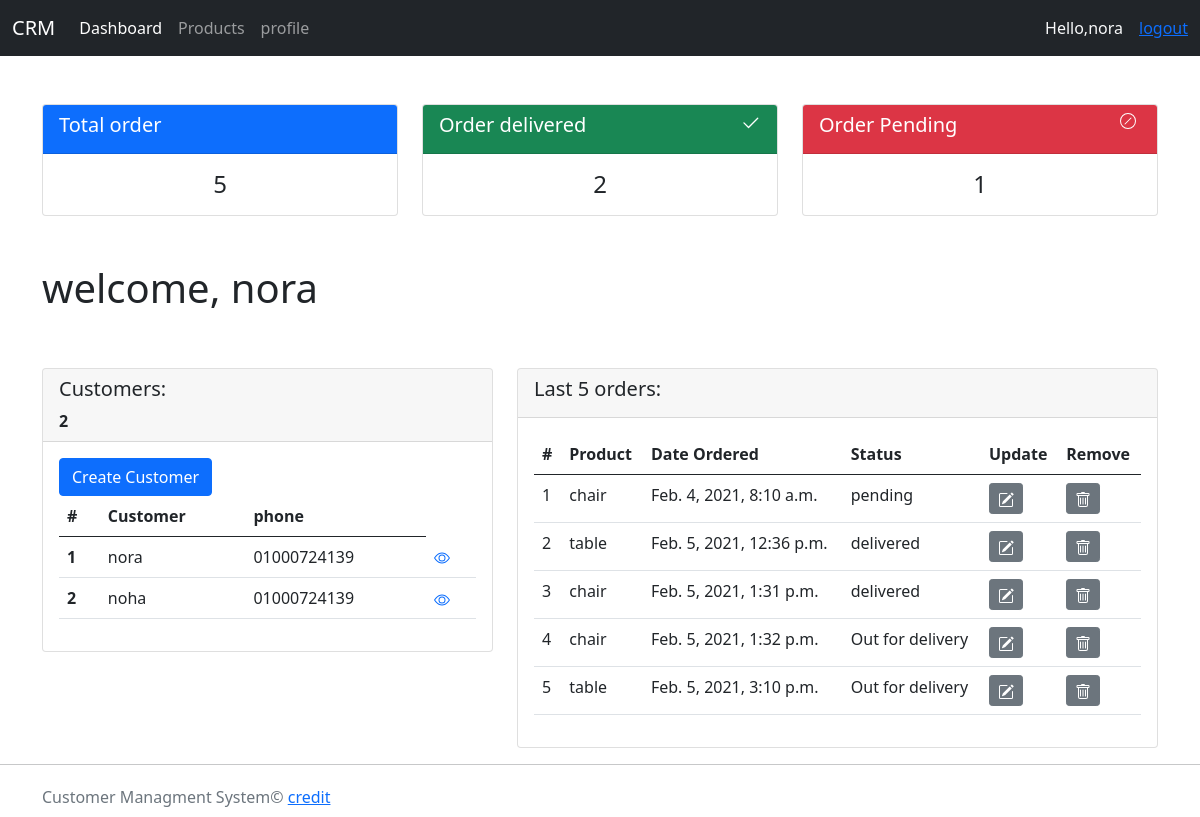
The app's page / (signed in) with its own data.
### accounts/models.py (models this page shows, shortened)
class Customer(models.Model):
    user = models.OneToOneField(User, null=True, on_delete=models.CASCADE)
    name = models.CharField(max_length=200, null=True)
    phone = models.CharField(max_length=200, null=True)
    email = models.CharField(max_length=200, null=True)
    date_created = models.DateTimeField(auto_now_add=True, null=True)

class Order(models.Model):
    STATUS = (
        ('pending', 'pending'),
        ('Out for delivery', 'Out for delivery'),
        ('delivered', 'delivered'),
    )
    customer = models.ForeignKey(
        Customer, null=True, on_delete=models.SET_NULL)
    product = models.ForeignKey(Product, null=True, on_delete=models.SET_NULL)
    status = models.CharField(max_length=200, null=True, choices=STATUS)
    date_created = models.DateTimeField(auto_now_add=True, null=True)

class Product(models.Model):
    CATEGORY = (
        ('Indoor', 'Indoor'),
        ('Out door', 'Out door'),
    )
    name = models.CharField(max_length=200, null=True)
    price = models.FloatField(null=True)
    category = models.CharField(max_length=200, null=True, choices=CATEGORY)
    description = models.CharField(max_length=200, null=True, blank=True)
    tags = models.ManyToManyField(Tag)
    date_created = models.DateTimeField(auto_now_add=True, null=True)
    def __str__(self):
        return self.name

### accounts/decorators.py (the view)
    def wrapper_func(request, *args, **kwargs):
        group = None
        if request.user.groups.exists:
            group = request.user.groups.all()[0].name
            if group == 'customer':
                return redirect('user-page')
            if group == 'admin':
                return view_func(request, *args, **kwargs)

### accounts/views.py (called while the page is built)
@login_required(login_url='login_page')
@admin_only
def home(request):
    if request.user.is_authenticated:
        logedin = True
        print(request.user.is_authenticated)
        groups = request.user.groups.all()
    else:
        logedin = False
    orders = Order.objects.all()
    customers = Customer.objects.all()
    total_customers = customers.count()
    total_orders = orders.count()
    delivered = orders.filter(status='delivered').count()
    pending = orders.filter(status='pending').count()
    context = {
        'orders': orders,
        'customers': customers,
        'total_customers': total_customers,
        'total_orders': total_orders,
        'delivered': delivered,
        'pending': pending,
        'logedin': logedin
    }
    print('home function', groups)
    return render(request, 'accounts/dashboard.html', context)

### accounts/templates/accounts/dashboard.html (shortened to what this page needs)
{%extends 'accounts/main.html'%}
{%block content%}
{% include 'accounts/status.html'%}
<div class="container mt-5">
    <div class="row">
        <h1>welcome, {{user}}</h1>
    </div>
</div>
<div class="container mt-5">
    <div class="row">
        <div class="col-md-5">
            <div class="card">
                <div class="card-header">
                    <h5>Customers:</h5>
                    <strong> {{total_customers}}</strong>
                </div>
                <div class="card-body">
                    <a class="btn btn-primary" href="">Create Customer</a>
                    <table class="table">
                        <thead>
                            <tr>
                                <th scope="col">#</th>
                                <th scope="col">Customer</th>
                                <th scope="col">phone</th>
                            </tr>
                        </thead>
                        <tbody>
                            {%for c in customers %}
                            <tr>
                                <th scope="row">{{c.id}}</th>
                                <td>{{c.name}}</td>
                                <td>{{c.phone}}</td>
                                <td>
                                    <a href="{%url 'customer' c.id%}">
                                    </a>
                                </td>
                            </tr>
                            {%endfor%}
                        </tbody>
                    </table>
                </div>
            </div>
        </div>
        <div class="col-md-7">
            <div class="card">
                <div class="card-header">
                    <h5>Last 5 orders:</h5>
                </div>
                <div class="card-body">
                    <table class="table">
                        <thead>
                            <tr>
                                <th scope="col">#</th>
                                <th scope="col">Product</th>
                                <th scope="col">Date Ordered </th>
                                <th scope="col">Status</th>
                                <th scope="col">Update </th>
                                <th scope="col">Remove</th>
                            </tr>
                        </thead>
                        <tbody>
                            {%for order in orders %}
                            <tr>
                                <td scope="row">{{forloop.counter}}</td>
                                <td>{{order.product}}</td>
                                <td>{{order.date_created}}</td>
                                <td>{{order.status}}</td>
                                <td>
                                    <a class="btn btn-sm btn-secondary" href="{%url 'update_order' order.id%}">
                                    </a>
                                </td>
                                <td>
                                    <a class="btn btn-sm btn-secondary" href="{% url 'delete_order' order.id %}">
                                    </a>
                                </td>
                            </tr>
                            {%endfor%}
                        </tbody>
                    </table>
                </div>
            </div>
        </div>
    </div>
</div>
{%endblock%}

### accounts/templates/accounts/main.html (shortened to what this page needs)
{%load static%}
<!DOCTYPE html>
<html lang="en">
<head>
    <link href="https://cdn.jsdelivr.net/npm/bootstrap@5.0.0-beta1/dist/css/bootstrap.min.css" rel="stylesheet"
>
    <link rel="stylesheet" href="https://cdnjs.cloudflare.com/ajax/libs/font-awesome/5.15.2/css/all.min.css"
 />
    <link rel="stylesheet" href="{%static 'static/style.css'%}">
</head>
<body>
    {% include 'accounts/navbar.html'%}
    {%block content%}
    {%endblock%}
    <hr>
    <footer class="text-muted py-1">
        <div class="container">
            <p class="mb-1">Customer Managment System&copy; <a
                    href="https://www.youtube.com/playlist?list=PL-51WBLyFTg2vW-_6XBoUpE7vpmoR3ztO">credit</a> </p>
        </div>
    </footer>
</body>
</html>

### accounts/templates/accounts/navbar.html (shortened to what this page needs)
<nav class="navbar navbar-expand-lg navbar-dark bg-dark">
    <div class="container-fluid">
        <a class="navbar-brand" href="{% url 'home'%}">CRM</a>
        <div class="collapse navbar-collapse" id="navbarSupportedContent">
            <ul class="navbar-nav me-auto mb-2 mb-lg-0">
                <li class="nav-item">
                    <a class="nav-link active" aria-current="page" href="{% url 'home'%}">Dashboard</a>
                </li>
                {%if request.user.is_staff%}
                <li class="nav-item">
                    <a class="nav-link" href="{% url 'products' %}">Products</a>
                </li>
                {%endif%}
                <li class="nav-item">
                    <a class="nav-link" href="{%url 'user-page'%}">profile</a>
                </li>
            </ul>
            <div class="d-flex text-light">
                {%if logedin%}
                <span class="px-3">Hello,{{request.user}}</span>
                <a href="{% url 'logout' %}">logout</a>
                {%endif%}
            </div>
        </div>
    </div>
</nav>

### accounts/templates/accounts/status.html
{%block content%}
<div class="container mt-5">
    <div class="row">
        <div class="col">
            <div class="card ">
                <div class="card-header bg-primary text-white">
                    <h5 class="card-title">Total order</h5>
                </div>
                <div class="card-body text-center">
                    <h4 class="card-text">{{total_orders}}</h4>
                </div>
            </div>
        </div>
        <div class="col">
            <div class="card">
                <div class="card-header bg-success text-white d-flex justify-content-between">
                    <h5 class="card-title">Order delivered</h5>
                    <svg xmlns="http://www.w3.org/2000/svg" width="21" height="21" fill="currentColor"
                        class="bi bi-check2" viewBox="0 0 16 16">
                        <path
                            d="M13.854 3.646a.5.5 0 0 1 0 .708l-7 7a.5.5 0 0 1-.708 0l-3.5-3.5a.5.5 0 1 1 .708-.708L6.5 10.293l6.646-6.647a.5.5 0 0 1 .708 0z" />
                    </svg>
                </div>
                <div class="card-body text-center">
                    <h4 class="card-text">{{delivered}}</h4>
                </div>
            </div>
        </div>
        <div class="col">
            <div class="card">
                <div class="card-header bg-danger text-white d-flex justify-content-between">
                    <h5 class="card-title">Order Pending</h5>
                    <svg xmlns="http://www.w3.org/2000/svg" width="21" height="21" fill="currentColor"
                        class="bi bi-slash-circle" viewBox="0 0 21 21">
                        <path d="M8 15A7 7 0 1 1 8 1a7 7 0 0 1 0 14zm0 1A8 8 0 1 0 8 0a8 8 0 0 0 0 16z" />
                        <path d="M11.354 4.646a.5.5 0 0 0-.708 0l-6 6a.5.5 0 0 0 .708.708l6-6a.5.5 0 0 0 0-.708z" />
                    </svg>
                </div>
                <div class="card-body text-center">
                    <h4 class="card-text">{{pending}}</h4>
                </div>
            </div>
        </div>
    </div>
</div>
{%endblock%}

### records on screen
Customer: id "1", name "nora", phone "01000724139"
Customer: id "2", name "noha", phone "01000724139"
Order: product "chair", date_created "Feb. 4, 2021, 8:10 a.m.", status "pending"
Order: product "table", date_created "Feb. 5, 2021, 12:36 p.m.", status "delivered"
Order: product "chair", date_created "Feb. 5, 2021, 1:31 p.m.", status "delivered"
Order: product "chair", date_created "Feb. 5, 2021, 1:32 p.m.", status "Out for delivery"
Order: product "table", date_created "Feb. 5, 2021, 3:10 p.m.", status "Out for delivery"

### other values on screen
{{ request.user }} "nora"
{{ total_orders }} "5"
{{ delivered }} "2"
{{ pending }} "1"
{{ user }} "nora"
{{ total_customers }} "2"
